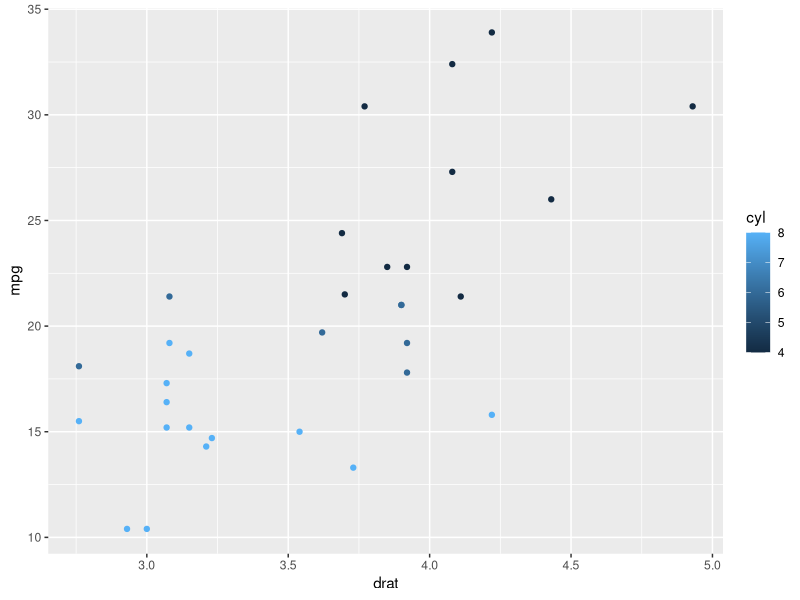
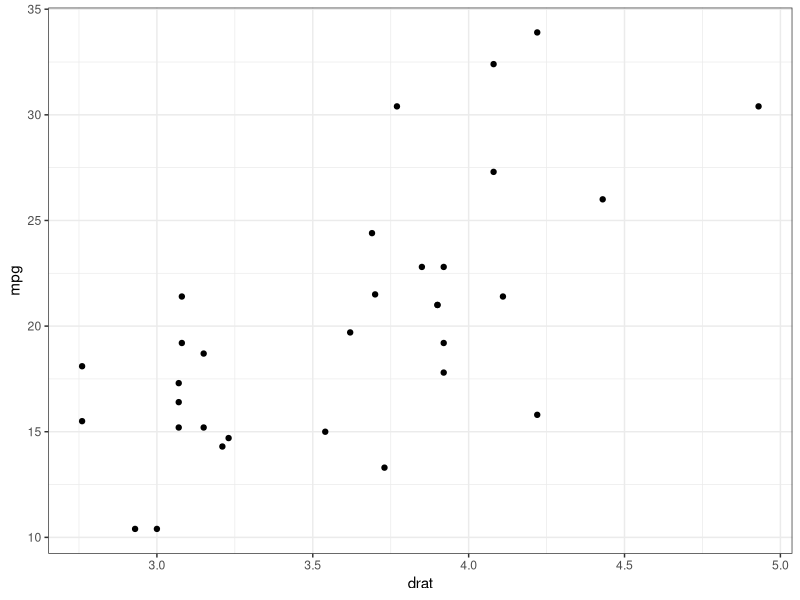

The R script that drew these images, in order:
## ---- chunk 1
#| echo: fenced
two <- 1 + 1
## ---- chunk 2
#| echo: fenced
library(ggplot2)

mtcars |>
  ggplot(aes(x = drat, y = mpg, color = cyl)) +
  geom_point()
## ---- chunk 3
#| echo: fenced

head(mtcars[, 1:3]) |> knitr::kable()
## ---- chunk 4
#| echo: fenced
#| label: "fig-mpg-vs-drat"
#| fig-cap: "mpg versus drat"
#| fig-align: "left"
library(ggplot2)
mtcars |>
  ggplot(aes(x = drat, y = mpg)) + geom_point() + theme_bw()
